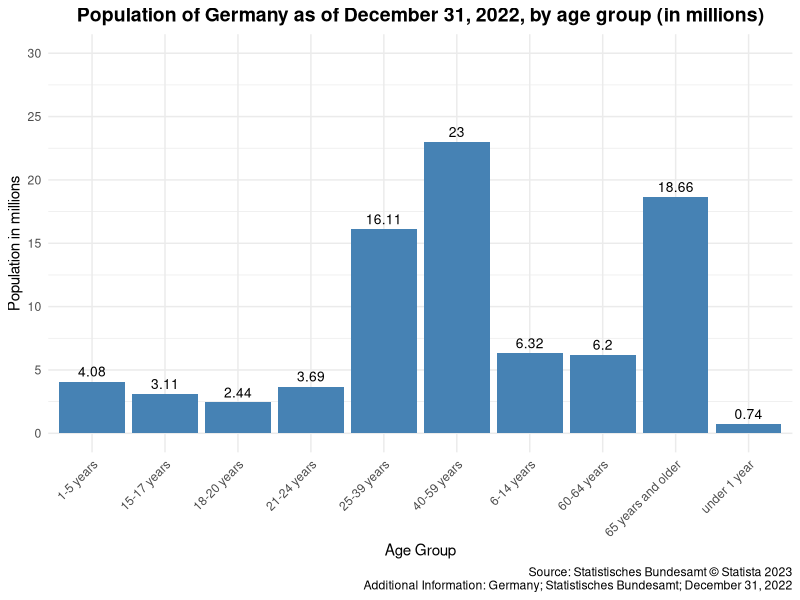

Reproduce this figure in R.
## ---- chunk 1
library(ggplot2)

# Data preparation
age_groups <- c("under 1 year", "1-5 years", "6-14 years", "15-17 years", 
                "18-20 years", "21-24 years", "25-39 years", "40-59 years", 
                "60-64 years", "65 years and older")
population <- c(0.74, 4.08, 6.32, 3.11, 2.44, 3.69, 16.11, 23, 6.2, 18.66)
data <- data.frame(AgeGroup = age_groups, Population = population)

# Bar chart creation
plot <- ggplot(data, aes(x = AgeGroup, y = Population)) +
  geom_bar(stat = "identity", fill = "steelblue") +
  geom_text(aes(label = Population), vjust = -0.5, size = 3.5) +
  labs(
    title = "Population of Germany as of December 31, 2022, by age group (in millions)",
    x = "Age Group",
    y = "Population in millions",
    caption = "Source: Statistisches Bundesamt \u00A9 Statista 2023\nAdditional Information: Germany; Statistisches Bundesamt; December 31, 2022"
  ) +
  scale_y_continuous(breaks = seq(0, 30, 5), limits = c(0, 30)) +
  theme_minimal() +
  theme(
    plot.title = element_text(hjust = 0.5, size = 14, face = "bold"),
    axis.text.x = element_text(angle = 45, hjust = 1)
  )

# Display the chart
print(plot)

